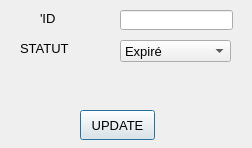
<?xml version="1.0" encoding="UTF-8"?>
<ui version="4.0">
 <class>UpdateItem</class>
 <widget class="QDialog" name="UpdateItem">
  <property name="windowModality">
   <enum>Qt::WindowModal</enum>
  </property>
  <property name="geometry">
   <rect>
    <x>0</x>
    <y>0</y>
    <width>252</width>
    <height>148</height>
   </rect>
  </property>
  <property name="windowTitle">
   <string>Update Any Item</string>
  </property>
  <widget class="QLineEdit" name="txtId">
   <property name="geometry">
    <rect>
     <x>120</x>
     <y>10</y>
     <width>113</width>
     <height>20</height>
    </rect>
   </property>
   <property name="font">
    <font>
     <pointsize>10</pointsize>
    </font>
   </property>
  </widget>
  <widget class="QLabel" name="label_2">
   <property name="geometry">
    <rect>
     <x>20</x>
     <y>40</y>
     <width>81</width>
     <height>16</height>
    </rect>
   </property>
   <property name="font">
    <font>
     <pointsize>10</pointsize>
    </font>
   </property>
   <property name="text">
    <string>STATUT</string>
   </property>
  </widget>
  <widget class="QComboBox" name="cmbStatus">
   <property name="geometry">
    <rect>
     <x>120</x>
     <y>40</y>
     <width>111</width>
     <height>22</height>
    </rect>
   </property>
   <property name="font">
    <font>
     <pointsize>10</pointsize>
    </font>
   </property>
   <item>
    <property name="text">
     <string>Expiré</string>
    </property>
   </item>
   <item>
    <property name="text">
     <string>disponible</string>
    </property>
   </item>
   <item>
    <property name="text">
     <string>Return</string>
    </property>
   </item>
   <item>
    <property name="text">
     <string>Vendu</string>
    </property>
   </item>
   <item>
    <property name="text">
     <string/>
    </property>
   </item>
  </widget>
  <widget class="QLabel" name="label">
   <property name="geometry">
    <rect>
     <x>40</x>
     <y>10</y>
     <width>91</width>
     <height>16</height>
    </rect>
   </property>
   <property name="font">
    <font>
     <pointsize>10</pointsize>
    </font>
   </property>
   <property name="text">
    <string>'ID </string>
   </property>
  </widget>
  <widget class="QPushButton" name="pushButton">
   <property name="geometry">
    <rect>
     <x>80</x>
     <y>110</y>
     <width>75</width>
     <height>30</height>
    </rect>
   </property>
   <property name="font">
    <font>
     <pointsize>10</pointsize>
    </font>
   </property>
   <property name="text">
    <string>UPDATE</string>
   </property>
  </widget>
  <widget class="QLabel" name="lblInfo">
   <property name="geometry">
    <rect>
     <x>70</x>
     <y>80</y>
     <width>131</width>
     <height>16</height>
    </rect>
   </property>
   <property name="text">
    <string/>
   </property>
  </widget>
 </widget>
 <resources/>
 <connections/>
</ui>
